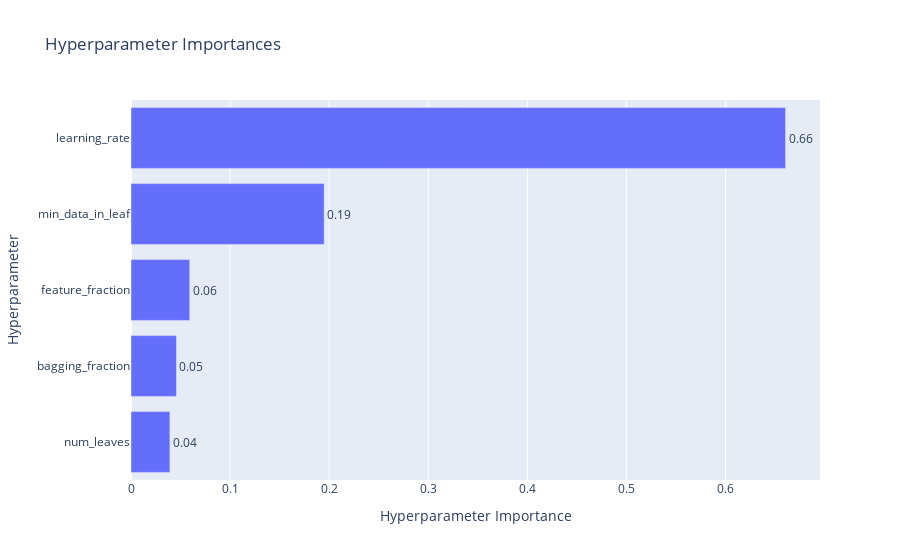

Notebook code for this chart:
### Code cell
plot_param_importances(study)

### Figure 1 — Plotly figure (JSON) as saved in the notebook; plotly's stock layout.template omitted (floating-point values rounded to 4 significant figures)
{"data": [{"cliponaxis": false, "hovertemplate": ["num_leaves (IntDistribution): 0.03926599420638244<extra></extra>", "bagging_fraction (FloatDistribution): 0.045904073735882366<extra></extra>", "feature_fraction (FloatDistribution): 0.05927464989812076<extra></extra>", "min_data_in_leaf (IntDistribution): 0.19495289462093865<extra></extra>", "learning_rate (FloatDistribution): 0.6606023875386757<extra></extra>"], "name": "Objective Value", "orientation": "h", "text": ["0.04", "0.05", "0.06", "0.19", "0.66"], "textposition": "outside", "type": "bar", "x": [0.03927, 0.0459, 0.05927, 0.195, 0.6606], "y": ["num_leaves", "bagging_fraction", "feature_fraction", "min_data_in_leaf", "learning_rate"]}], "layout": {"title": {"text": "Hyperparameter Importances"}, "xaxis": {"title": {"text": "Hyperparameter Importance"}}, "yaxis": {"title": {"text": "Hyperparameter"}}}}
